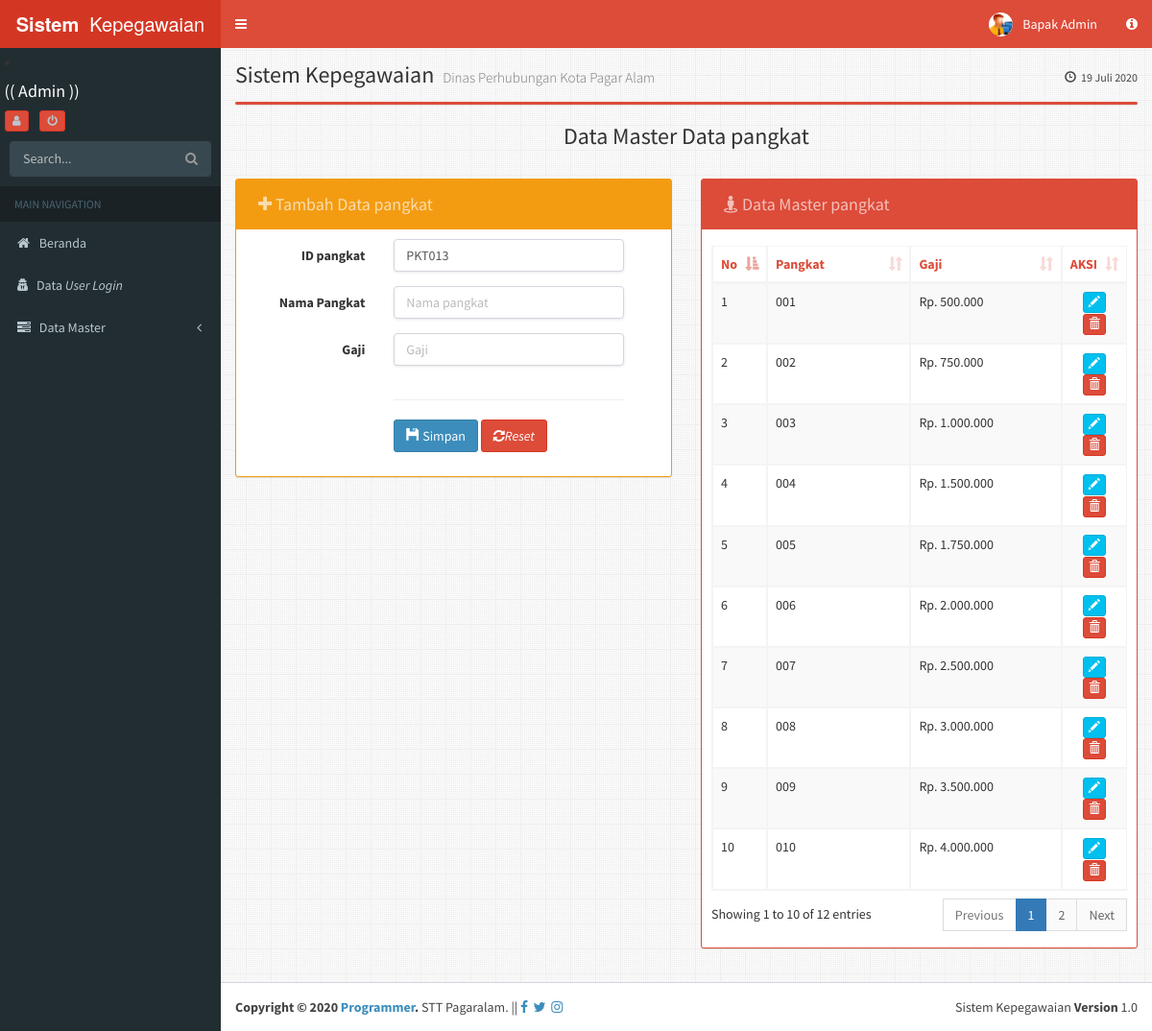
Screenshot of /admin/?module=pangkat (signed in) with the database file from the repository.
### tables this page shows
CREATE TABLE `pangkat` (
  `id_pangkat` varchar(20) NOT NULL,
  `nm_pangkat` varchar(32) NOT NULL,
  `gaji` double NOT NULL
);

### admin/inc/inc.library.php (called while the page is built, shortened)
<?php
function Indonesia2Tgl($tanggal){
	 $namaBln = array("01" => "Januari", "02" => "Februari", "03" => "Maret", "04" => "April", "05" => "Mei", "06" => "Juni",
					 "07" => "Juli", "08" => "Agustus", "09" => "September", "10" => "Oktober", "11" => "November", "12" => "Desember");
	$tgl=substr($tanggal,8,2);
	$bln=substr($tanggal,5,2);
	$thn=substr($tanggal,0,4);
	$tanggal ="$tgl ".$namaBln[$bln]." $thn";
	return $tanggal;
}
function format_angka($angka) {
	$hasil =  number_format($angka,0, ",",".");
	return $hasil;
}
?>

### admin/module/pangkat/pangkat.php (the view, shortened to what this page needs)
<?php
$aksi="module/pangkat/pangkat_aksi.php";
switch($_GET[aksi]){
default:
?>
<h3 class="box-title margin text-center">Data Master Data pangkat</h3>
<br/>
<div class="row">
<div class="col-md-6">
	<div class="box box-solid box-warning">
		<div class="box-header">
		<h3 class="btn btn disabled box-title">
		<i class="fa  fa-plus"></i>
		Tambah Data pangkat</h3>
		</div>
	<div class="box-body">
	<?php
$sql ="SELECT max(id_pangkat) as terakhir from pangkat";
  $hasil = mysql_query($sql);
  $data = mysql_fetch_array($hasil);
  $lastID = $data['terakhir'];
  $lastNoUrut = substr($lastID, 3, 9);
  $nextNoUrut = $lastNoUrut + 1;
  $nextID = "PKT".sprintf("%03s",$nextNoUrut);
?>
	 <form class="form-horizontal" action="<?php echo $aksi?>?module=pangkat&aksi=tambah" role="form" method="post">
  <div class="form-group">
    <label class="col-sm-4 control-label">ID pangkat</label>
    <div class="col-sm-7">
      <input type="text" class="form-control" required="required" name="id_pangkat" value="<?php echo  $nextID; ?>" >
    </div>
  </div>
  <div class="form-group">
    <label class="col-sm-4 control-label">Nama Pangkat</label>
    <div class="col-sm-7">
      <input type="text" class="form-control" required="required" name="nm_pangkat" placeholder="Nama pangkat">
    </div>
  </div>
  <div class="form-group">
    <label class="col-sm-4 control-label">Gaji</label>
    <div class="col-sm-7">
      <input type="number" class="form-control" required="required" name="gaji" placeholder="Gaji">
    </div>
  </div><div class="form-group">
    <label class="col-sm-4"></label>
    <div class="col-sm-7">
	<hr/>
      <button type="submit"name="submit" class="btn btn-primary"><i class="glyphicon glyphicon-floppy-disk"></i> Simpan</button>
<button type="reset" class="btn btn-danger"><i class="fa fa-refresh"></i><i>Reset</i></button>
    </div>
  </div>
</form>
	</div>
</div>
</div>
<div class="col-md-6">
	<div class="box box-solid box-danger">
		<div class="box-header">
		<h3 class="btn disabled box-title">
		<i class="fa  fa-street-view"></i>
		Data Master pangkat</h3>
		</div>
	<div class="box-body">
	<table id="example2" class="table table-bordered table-striped">
<thead>
	<tr class="text-red">
		<th class="col-sm-1">No</th>
		<th>Pangkat</th>
		<th>Gaji</th>
		<th class="col-sm-1">AKSI</th>
	</tr>
</thead>
<tbody>
<?php
$sql = "SELECT * FROM pangkat";
$tampil = mysql_query($sql);
$no=1;
while ($tampilkan = mysql_fetch_array($tampil)) {
$Kode = $tampilkan['id_pangkat'];
?>
	<tr>
	<td><?php echo $no++; ?></td>
	<td><?php echo $tampilkan['nm_pangkat']; ?></td>
	<td>Rp. <?php echo format_angka($tampilkan['gaji']) ; ?></td>
	<td align="center">
	<a class="btn btn-xs btn-info" href="?module=pangkat&aksi=edit&id_pangkat=<?php echo $tampilkan['id_pangkat'];?>" alt="Edit Data"><i class="glyphicon glyphicon-pencil"></i></a>
	<a class="btn btn-xs btn-danger"href="<?php echo $aksi ?>?module=pangkat&aksi=hapus&id_pangkat=<?php echo $tampilkan['id_pangkat'];?>"  alt="Delete Data" onclick="return confirm('ANDA YAKIN AKAN MENGHAPUS DATA <?php echo $Kode; ?>	?')"> <i class="glyphicon glyphicon-trash"></i></a>
	</td>
	<?php
	}
	?>
	</tr>
			</tbody>
		</table>
	</div>
</div>
</div>
</div>
<?php
break;
?>
<?php
}
?>

### admin/index.php (shortened to what this page needs)
<?php
include 'inc/inc.library.php';
?>
<!DOCTYPE html>
<html>
  <head>
    <link href="../aset/plugins/daterangepicker/daterangepicker-bs3.css" rel="stylesheet" type="text/css" />
    <link href="../aset/plugins/iCheck/all.css" rel="stylesheet" type="text/css" />
    <link href="../aset/plugins/colorpicker/bootstrap-colorpicker.min.css" rel="stylesheet"/>
    <link href="../aset/plugins/timepicker/bootstrap-timepicker.min.css" rel="stylesheet"/>
    <link href="../aset/dist/css/skins/_all-skins.min.css" rel="stylesheet" type="text/css" />
    <link href="../aset/plugins/iCheck/all.css" rel="stylesheet" type="text/css" />
    <link href="../aset/bootstrap/css/bootstrap.min.css" rel="stylesheet" type="text/css" />
    <link href="https://maxcdn.bootstrapcdn.com/font-awesome/4.3.0/css/font-awesome.min.css" rel="stylesheet" type="text/css" />
    <link href="https://code.ionicframework.com/ionicons/2.0.1/css/ionicons.min.css" rel="stylesheet" type="text/css" />
    <link href="../aset/plugins/datatables/dataTables.bootstrap.css" rel="stylesheet" type="text/css" />
    <link href="../aset/dist/css/AdminLTE.min.css" rel="stylesheet" type="text/css" />
    <link href="../aset/dist/css/skins/_all-skins.min.css" rel="stylesheet" type="text/css" />
  </head>
  <body class="skin-red sidebar-mini fixed">
    <div class="wrapper">
      <header class="main-header">
        <a href="" class="logo">
          <span class="logo-lg"><b>Sistem&nbsp;</b> Kepegawaian</span>
        </a>
        <nav class="navbar navbar-static-top" role="navigation">
          <a href="#" class="sidebar-toggle" data-toggle="offcanvas" role="button">
          </a>
          <div class="navbar-custom-menu">
            <ul class="nav navbar-nav">
				<li class="dropdown user user-menu">
				<a href="#" class="dropdown-toggle" data-toggle="dropdown">
                  <img src="../aset/dist/img/admin.jpg" class="user-image" alt="User Image"/>
                  <span class="hidden-xs">
				  <?php
				   echo $_SESSION['nama'];
				  ?>
				  </span>
                </a>
              </li>
              <li>
                <a href="#" data-toggle="control-sidebar"><i class="fa fa-info-circle"></i></a>
              </li>
            </ul>
          </div>
        </nav>
      </header>
      <aside class="main-sidebar">
        <section class="sidebar">
         <li style="margin:2%;">
			<table>
			<tr>
			<td rowspan="3">
			<th><font color="#FFFFFF"><h4 class="">(( Admin ))</font></h4>
			</th>
			<tr>
			<td><i class="text-red">
				<a href="index.php?module=edit_user&id_user=<?php echo $_SESSION['id'];?>" class="btn btn-xs btn-danger ">&nbsp;<i class="fa fa-user"></i>&nbsp;</a>
				<a href="../logout.php" class="btn btn-xs btn-danger ">&nbsp;<i class="fa fa-power-off"></i>&nbsp;</a>
			</td>
			</tr>
			</tr>
			</table>
			</li>
          <form action="#" method="get" class="sidebar-form">
            <div class="input-group">
              <input type="text" name="q" class="form-control" placeholder="Search..."/>
              <span class="input-group-btn">
                <button type='submit' name='search' id='search-btn' class="btn btn-flat"><i class="fa fa-search"></i></button>
              </span>
            </div>
          </form>
          <ul class="sidebar-menu">
            <li class="header">MAIN NAVIGATION</li>
			<li><a href="?module=home"><i class="fa fa-home"></i> <span>Beranda</span></a></li>
			<li><a href='?module=user' ><i class="fa fa-user-secret"></i><span>Data <i>User Login</i></span></a></li>
			<li class="treeview">
			 <a href="#">
                <i class="fa fa-tasks"></i> <span>Data Master</span> <i class="fa fa-angle-left pull-right"></i>
              </a>
			</li>
          </ul>
        </section>
      </aside>
      <div style="background:url(../images/0.png)repeat;" class="content-wrapper">
        <section  class="content-header">
          <h1> Sistem Kepegawaian
            <small>Dinas Perhubungan Kota Pagar Alam </small>
          </h1>
          <ol class="breadcrumb">
            <li><a href="#"><i class="glyphicon glyphicon-time"></i><?php echo Indonesia2Tgl(date('Y-m-d'));?> </a></li>
          </ol>
        </section>
        <section  class="content">
<div class="box box-danger">
</div>
	<?php include "isi.php";?>
        </section>
      </div>
      <footer class="main-footer">
        <div class="pull-right hidden-xs">
          Sistem Kepegawaian <b>Version</b> 1.0
        </div>
        <strong>Copyright &copy; 2020 <a href="#">Programmer</a>.</strong> STT Pagaralam.
		 || <a href="#"><i class="fa fa-facebook"></i></a>&nbsp;&nbsp;<a href="#"><i class="fa fa-twitter"></i></a>&nbsp;&nbsp;<a href="#"><i class="fa fa-instagram"></i></a>
      </footer>
    </div>
  </body>
</html>

### admin/isi.php (shortened to what this page needs)
<?php
if ($_GET['module'] == "home") {
	include "module/home.php";
}
else if ($_GET['module'] == "pangkat") {
	include "module/pangkat/pangkat.php";
}
?>

### rows the page displays
pangkat: nm_pangkat "001", gaji "500.000"
pangkat: nm_pangkat "002", gaji "750.000"
pangkat: nm_pangkat "003", gaji "1.000.000"
pangkat: nm_pangkat "004", gaji "1.500.000"
pangkat: nm_pangkat "005", gaji "1.750.000"
pangkat: nm_pangkat "006", gaji "2.000.000"
pangkat: nm_pangkat "007", gaji "2.500.000"
pangkat: nm_pangkat "008", gaji "3.000.000"
pangkat: nm_pangkat "009", gaji "3.500.000"
pangkat: nm_pangkat "010", gaji "4.000.000"

### other values shown
$_SESSION['nama'] "Bapak Admin"
